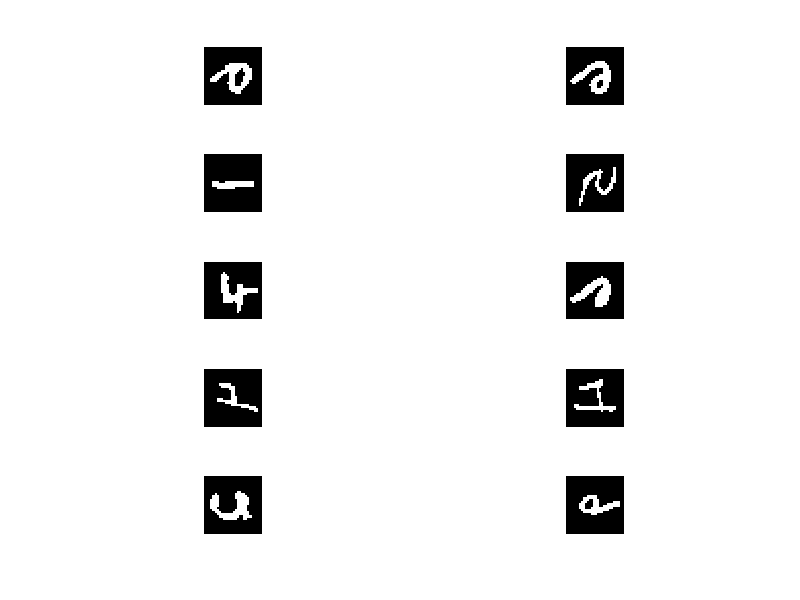
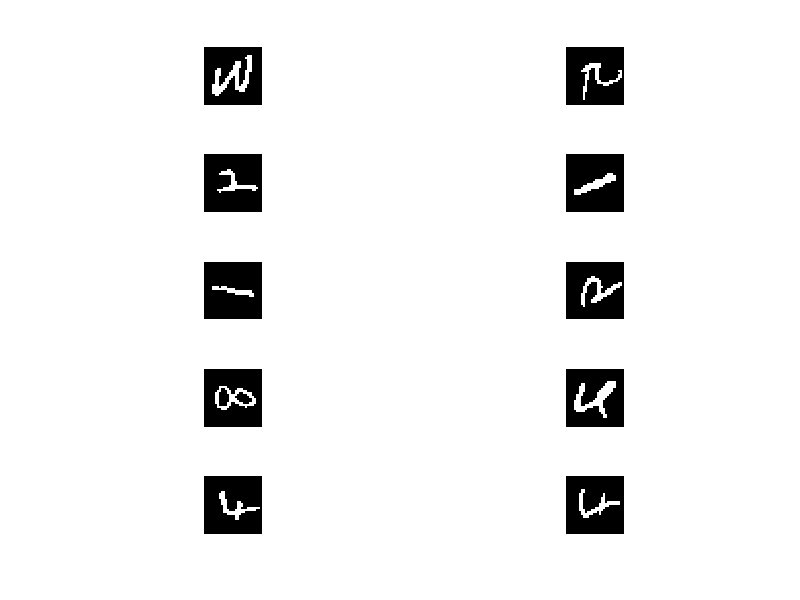

Write the MATLAB code that produced these figures, in order.
load bindigittrn.mat
load bindigittst.mat
[k1,kk1] = size(bindigittrn());
[k2,kk2] = size(bindigittst());
figure(1)
for i = 1:10
   
    subplot(5,2,i)
    imshow(reshape(bindigittrn(i,:),28,28));
    
    
   
end
figure(2)
for i = 1:10
 subplot(5,2,i)
    imshow(reshape(bindigittst(i,:),28,28));
end
% imshow(reshape(bindigittrn(4,:),28,28));
%  hold on
% %  imshow(reshape(bindigittrn(k2,:),28,28));